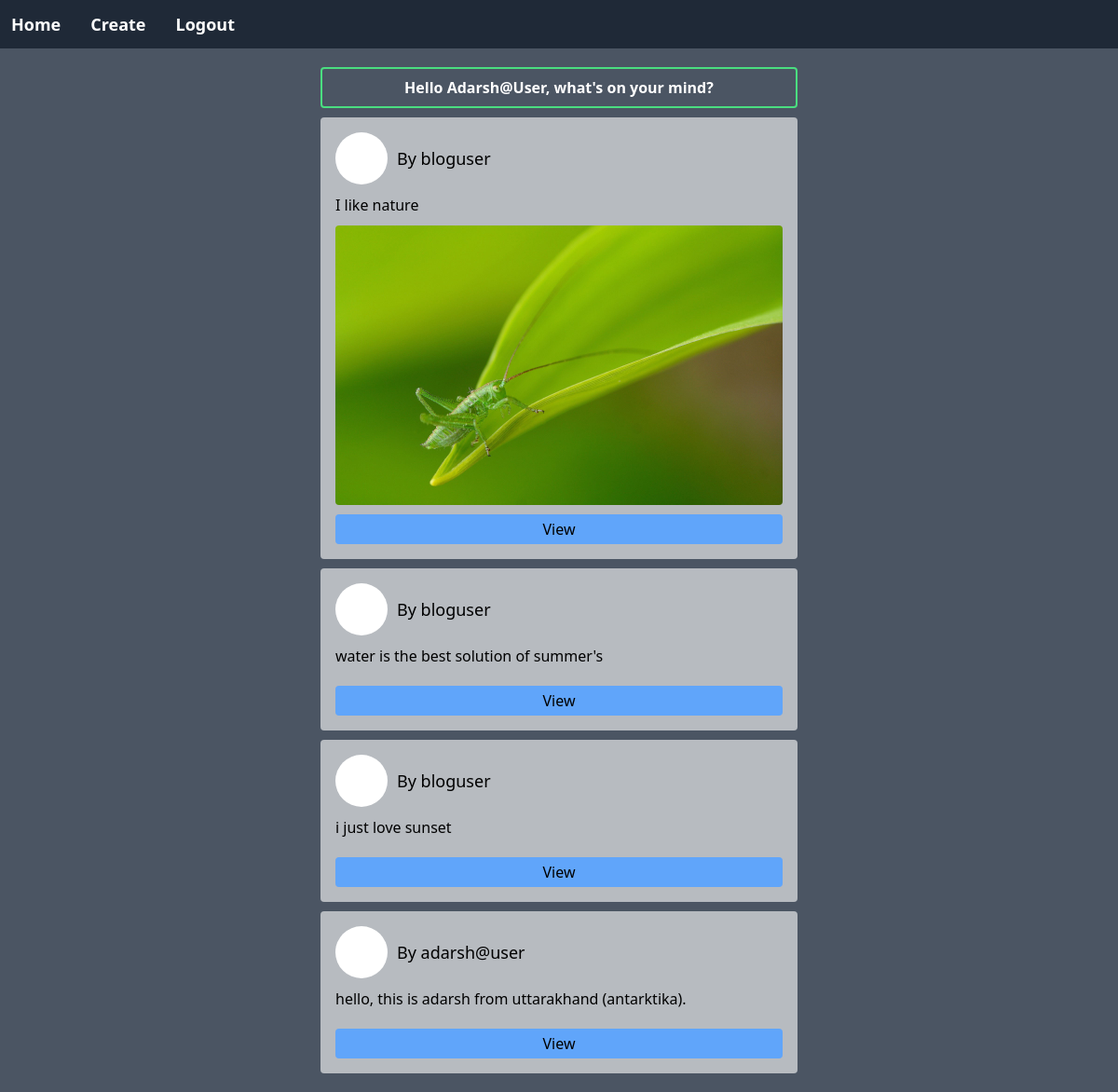
Screenshot of / (signed in) with the database file from the repository.
### Blog/models.py (models this page shows, shortened)
class Blog(models.Model):
    title = models.CharField(max_length=100)
    date_added = models.DateTimeField(auto_now_add=True)
    image = models.ImageField(upload_to='blog/')
    author = models.ForeignKey(User, on_delete=models.CASCADE)

### Blog/views.py (the view)
# urls.py: path('',views.homePage,name="homePage"),
def homePage(request):
    blogs = Blog.objects.all()
    return render(request,'Blog/homePage.html',{'blogs':blogs})

### Blog/templates/Blog/homePage.html (shortened to what this page needs)
{% extends "layout.html" %}
{% block content %}
    {% if user.is_authenticated %}
        <div class="grid grid-cols-1 w-full h-full justify-items-center  gap-2.5 p-5">
            <h1 class="p-2 font-bold border-2 border-green-400 text-white text-center w-full max-w-lg rounded">Hello {{user | title}}, what's on your mind?</h1>
            {% for blog in blogs %}
                <div class="p-4 bg-white/60 rounded w-full max-w-lg">
                    <div class="flex items-center gap-2.5">
                        <div class=" w-4 h-4 p-5 sm:p-7 bg-white rounded-full"></div>
                        <p class="text-sm sm:text-md md:text-lg">By {{blog.author}}</p>
                    </div>
                    <p class="mt-2.5">{{blog.title}}</p>
                    <img class="rounded w-full mt-2.5" src="{{blog.image.url}}" alt="">
                    <button class="w-full bg-blue-400 rounded  p-1 mt-2.5"><a href="{% url "blogDetail" blog.id %}">View</a></button>
                </div>
            {% endfor %}
        </div>
     {% else %}
        <h2 class='p-2 text-center text-white font-bold shadow-2xl'>Login to watch latest feed.
            <a class="text-blue-400 underline" href="{% url 'loginPage' %}">Go to Login</a>
        </h2>
    {% endif %}
{% endblock %}

### rows the page displays
Blog: author "bloguser", title "I like nature", image (picture)
Blog: author "bloguser", title "water is the best solution of summer's"
Blog: author "bloguser", title "i just love sunset"
Blog: author "adarsh@user", title "hello, this is adarsh from uttarakhand (antarktika)."

### other values shown
{{ user | title }} "Adarsh@User"
